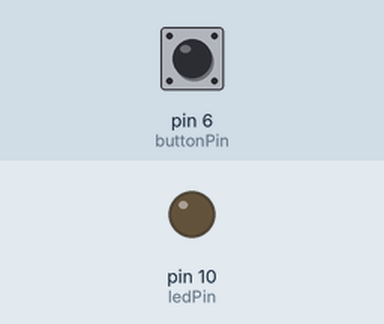
Bench run of a sketch on a simulated Arduino Uno, built with avr-gcc and run on an emulated ATmega328P. Shown: output pins drawn as LEDs (lit = HIGH). The test bench sets the inputs (shaded band); at power-on: pin 6 (buttonPin) LOW.

Above: at 1.2 s.
1.3 s: pin 6 (buttonPin) pulled HIGH for 0.15 s
At 1.99 s:
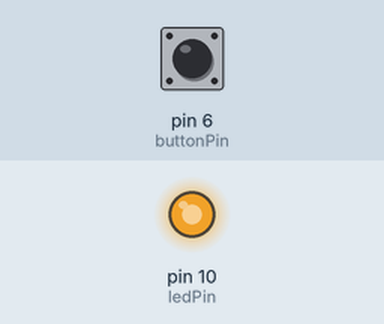
4.3 s: pin 6 (buttonPin) pulled HIGH for 1 s
At 4.48 s:
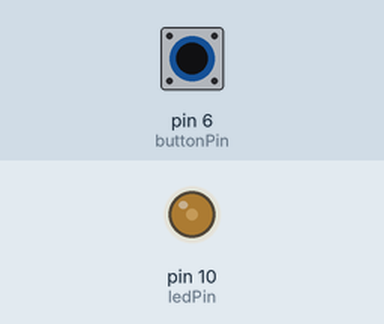
7.7 s: pin 6 (buttonPin) pulled HIGH for 3.2 s
At 11.38 s:
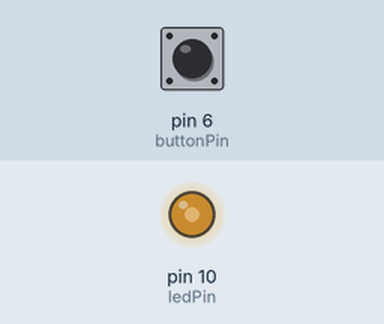
Timing chart, 0 to 13.4 s (numbered marks = the images above; inputs shaded):
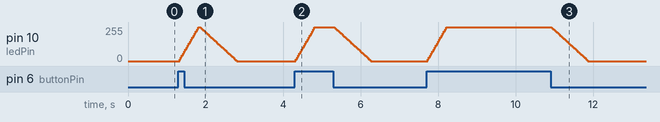

The sketch:

1LED_Touch.ino
```cpp
int ledPin = 10;  // LED connected to digital pin 9
int buttonPin = 6;  // LED connected to digital pin 9
int fadeValueState = 0;

enum states { //Define states
  fadeUp,
  fadeDown,
  buttonHold,
  offState
};

states procState = offState; //Init state

void setup()
{
  // nothing happens in setup
}

void loop()
{
  switch(procState)
  {
    case offState:
      analogWrite(ledPin, 0); // Set LED to minimum brightness

      if(digitalRead(buttonPin) == HIGH)
      {
        procState = fadeUp;
      }

      break;

    case fadeUp:
      for (int fadeValue = 0; fadeValue <= 255; fadeValue += 15) // fade in from min to max in increments of 5 points:
      {
        analogWrite(ledPin, fadeValue); // sets the value (range from 0 to 255):
        delay(30); // wait for 30 milliseconds to see the dimming effect
      }

      if(digitalRead(buttonPin) == HIGH)
      {
        procState = buttonHold;
      }

      else
      {
        procState = fadeDown;
      }

      break;

    case fadeDown:
       for (int fadeValue = 255; fadeValue >= 0; fadeValue -= 8) // fade out from max to min in increments of 5 points:
        {
          analogWrite(ledPin, fadeValue);
          delay(30); // wait for 30 milliseconds to see the dimming effect

          if(digitalRead(buttonPin) == HIGH)
          {
            procState = fadeUp;

            break;
          }
        }

      if(digitalRead(buttonPin) == HIGH)
      {
        procState = fadeUp;
      }

      else
      {
        procState = offState;
      }

      break;

    case buttonHold:
      analogWrite(ledPin, 255); // Set LED to maximum brightness

      if(digitalRead(buttonPin) == HIGH)
      {
        procState = buttonHold;
      }

      else
      {
        procState = fadeDown;
      }

  }
}
```

Measured:
- after the input at 1.3 s, pin 10 (ledPin): rises from 0/255 to 255/255 in 0.48 s, then falls to 0/255 in 0.99 s
- after the input at 4.3 s, pin 10 (ledPin): rises from 0/255 to 255/255 in 0.48 s, then falls to 0/255 in 1.5 s
- after the input at 7.7 s, pin 10 (ledPin): rises from 0/255 to 255/255 in 0.48 s, then falls to 0/255 in 3.7 s
